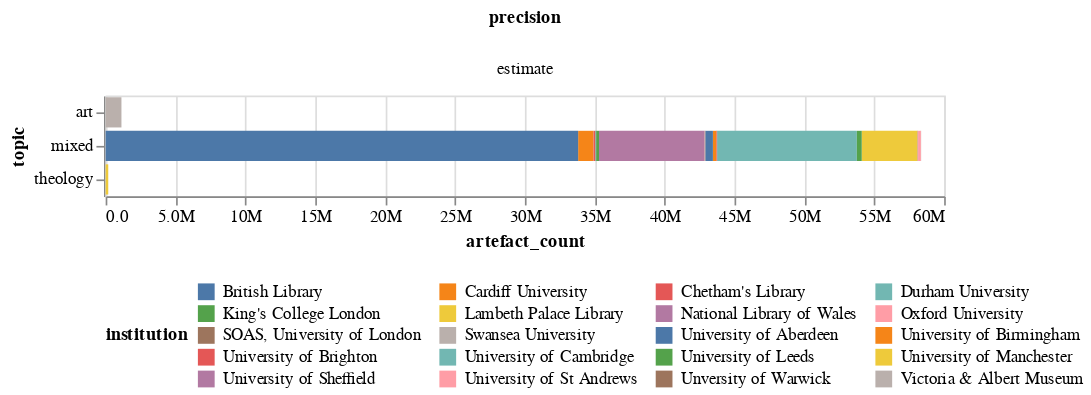

Notebook code for this chart:
### Code cell
title = alt.TitleParams('Library Items Collections by topic & precision', anchor='middle')
alt.Chart(library_artefacts_df).mark_bar().encode(
        alt.Color('institution:N').legend(orient="bottom", columns=4, titleOrient="left"),
    column='precision:O',
    x='artefact_count:Q',
    tooltip='institution',
    y='topic:N'
).properties(width=500).resolve_scale(x='independent').configure(numberFormat='.2s')

### Figure 1 — Vega-Lite specification as saved in the notebook (floating-point values rounded to 4 significant figures)
{"config": {"view": {"continuousWidth": 300, "continuousHeight": 300}, "numberFormat": ".2s"}, "data": {"name": "data-40459f3703b8018d3da2a699fce18117"}, "mark": {"type": "bar"}, "encoding": {"color": {"field": "institution", "legend": {"orient": "bottom", "columns": 4, "titleOrient": "left"}, "type": "nominal"}, "column": {"field": "precision", "type": "ordinal"}, "tooltip": {"field": "institution", "type": "nominal"}, "x": {"field": "artefact_count", "type": "quantitative"}, "y": {"field": "topic", "type": "nominal"}}, "resolve": {"scale": {"x": "independent"}}, "width": 500, "$schema": "https://vega.github.io/schema/vega-lite/v5.17.0.json", "datasets": {"data-40459f3703b8018d3da2a699fce18117": [{"institution": "Oxford University", "sector": "library", "institution_type": "university", "topic": "mixed", "type": "library", "level": "item", "precision": "estimate", "artefact_count": 20000}, {"institution": "University of Cambridge", "sector": "library", "institution_type": "university", "topic": "mixed", "type": "library", "level": "item", "precision": "estimate", "artefact_count": 10000000}, {"institution": "Cardiff University", "sector": "library", "institution_type": "university", "topic": "mixed", "type": "library", "level": "item", "precision": "estimate", "artefact_count": 1100000}, {"institution": "Durham University", "sector": "library", "institution_type": "university", "topic": "mixed", "type": "library", "level": "item", "precision": "estimate", "artefact_count": 70000}, {"institution": "University of Manchester", "sector": "library", "institution_type": "university", "topic": "mixed", "type": "library", "level": "item", "precision": "estimate", "artefact_count": 4000000}, {"institution": "King's College London", "sector": "library", "institution_type": "university", "topic": "mixed", "type": "library", "level": "item", "precision": "estimate", "artefact_count": 200000}, {"institution": "University of Birmingham", "sector": "library", "institution_type": "university", "topic": "mixed", "type": "library", "level": "item", "precision": "estimate", "artefact_count": 250000}, {"institution": "Unversity of Warwick", "sector": "library", "institution_type": "university", "topic": "mixed", "type": "library", "level": "item", "precision": "estimate", "artefact_count": 16000}, {"institution": "Swansea University", "sector": "library", "institution_type": "university", "topic": "mixed", "type": "library", "level": "item", "precision": "estimate", "artefact_count": 1700}, {"institution": "University of Brighton", "sector": "library", "institution_type": "university", "topic": "mixed", "type": "library", "level": "item", "precision": "estimate", "artefact_count": 50000}, {"institution": "SOAS, University of London", "sector": "library", "institution_type": "university", "topic": "mixed", "type": "library", "level": "item", "precision": "estimate", "artefact_count": 60000}, {"institution": "University of Aberdeen", "sector": "library", "institution_type": "university", "topic": "mixed", "type": "library", "level": "item", "precision": "estimate", "artefact_count": 530000}, {"institution": "University of Leeds", "sector": "library", "institution_type": "university", "topic": "mixed", "type": "library", "level": "item", "precision": "estimate", "artefact_count": 350000}, {"institution": "University of Sheffield", "sector": "library", "institution_type": "university", "topic": "mixed", "type": "library", "level": "item", "precision": "estimate", "artefact_count": 30000}, {"institution": "University of St Andrews", "sector": "library", "institution_type": "university", "topic": "mixed", "type": "library", "level": "item", "precision": "estimate", "artefact_count": 200000}, {"institution": "British Library", "sector": "library", "institution_type": "library", "topic": "mixed", "type": "library", "level": "item", "precision": "estimate", "artefact_count": 33810000}, {"institution": "Chetham's Library", "sector": "library", "institution_type": "library", "topic": "mixed", "type": "library", "level": "item", "precision": "estimate", "artefact_count": 121041}, {"institution": "Lambeth Palace Library", "sector": "library", "institution_type": "library", "topic": "theology", "type": "library", "level": "item", "precision": "estimate", "artefact_count": 186200}, {"institution": "National Library of Wales", "sector": "library", "institution_type": "library", "topic": "mixed", "type": "library", "level": "item", "precision": "estimate", "artefact_count": 7540000}, {"institution": "Victoria & Albert Museum", "sector": "library", "institution_type": "museum", "topic": "art", "type": "library", "level": "item", "precision": "estimate", "artefact_count": 1130157}]}}
